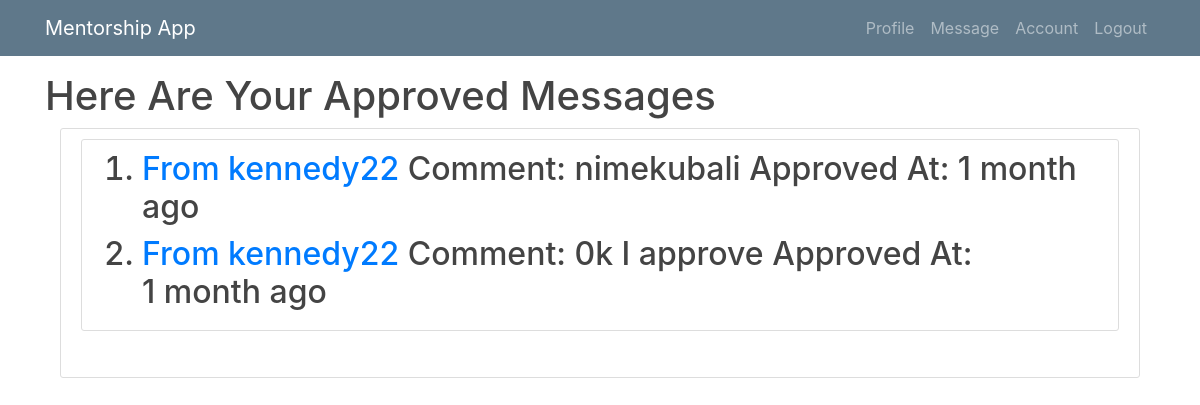
Before: /approved1/ (signed in) with the older database file.
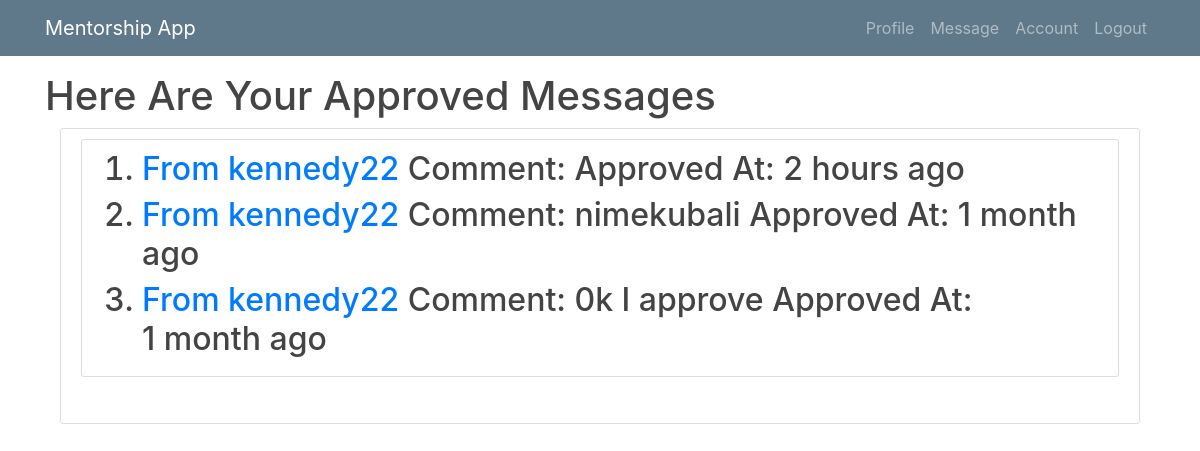
After: the same page with the newer database file.
### mentee/models.py (models this page shows, shortened)
class Msg(models.Model):
    sender = models.ForeignKey(User, related_name="sender", on_delete=models.CASCADE, null=True)
    receipient = models.ForeignKey(User, related_name="receipient", on_delete=models.CASCADE)
    msg_content = models.TextField(max_length=100)
    sent_at = models.DateTimeField(null=True, blank=True)
    comment = models.TextField(blank=True, null=True)
    comment_at = models.DateTimeField(blank=True, null=True)
    is_approved = models.BooleanField(default=False, verbose_name="Approve?")
    date_approved = models.DateTimeField(blank=True, null=True)
    class Meta:
        ordering = ['-sent_at']

class User(AbstractUser):
    is_mentee = models.BooleanField(default=False)
    is_mentor = models.BooleanField(default=False)

### mentee/views/mentor.py (the view)
# urls.py: path('approved1/', mentor.Approved.as_view(), name='approved1'),
class Approved(LoginRequiredMixin, UserPassesTestMixin, ListView):
    def test_func(self):
        return self.request.user.is_mentor
    model = Msg.objects.filter(is_approved=True).order_by('-date_approved')
    template_name = 'mentor/approved.html'
    context_object_name = 'messo'
    def get_queryset(self):
        return self.model.filter(receipient=self.request.user)

### mentee/templates/mentor/approved.html (shortened to what this page needs)
{% extends 'mentor/base1.html' %}
{% load humanize %}
{% block content %}
<br><br><br>
 <h1>Here Are Your Approved Messages</h1>
<main role="main" class="container">
      <div class="row">
        <div class="col-md-12">
          <div class="content-section">
              <ul class="list-group">
                  <div class="content-section">
      <div class="media">
     {% if messo %}
  <ol>
      {% for approved in messo %}
      <h2><li><a href="">From {{ approved.sender }} </a> Comment: {{ approved.comment }} Approved At: {{ approved.date_approved|naturaltime }}</li></h2>
      {% endfor %}
  </ol>
{% else %}
<p>There Are no Approved Messages</p>
{% endif %}
      </div>
   </div>
              </ul>
          </div>
        </div>
      </div>
    </main>
{% endblock %}

Changed rows visible on the page:
now on this page (row edited): Msg: sender "kennedy22", date_approved "2 hours ago"
